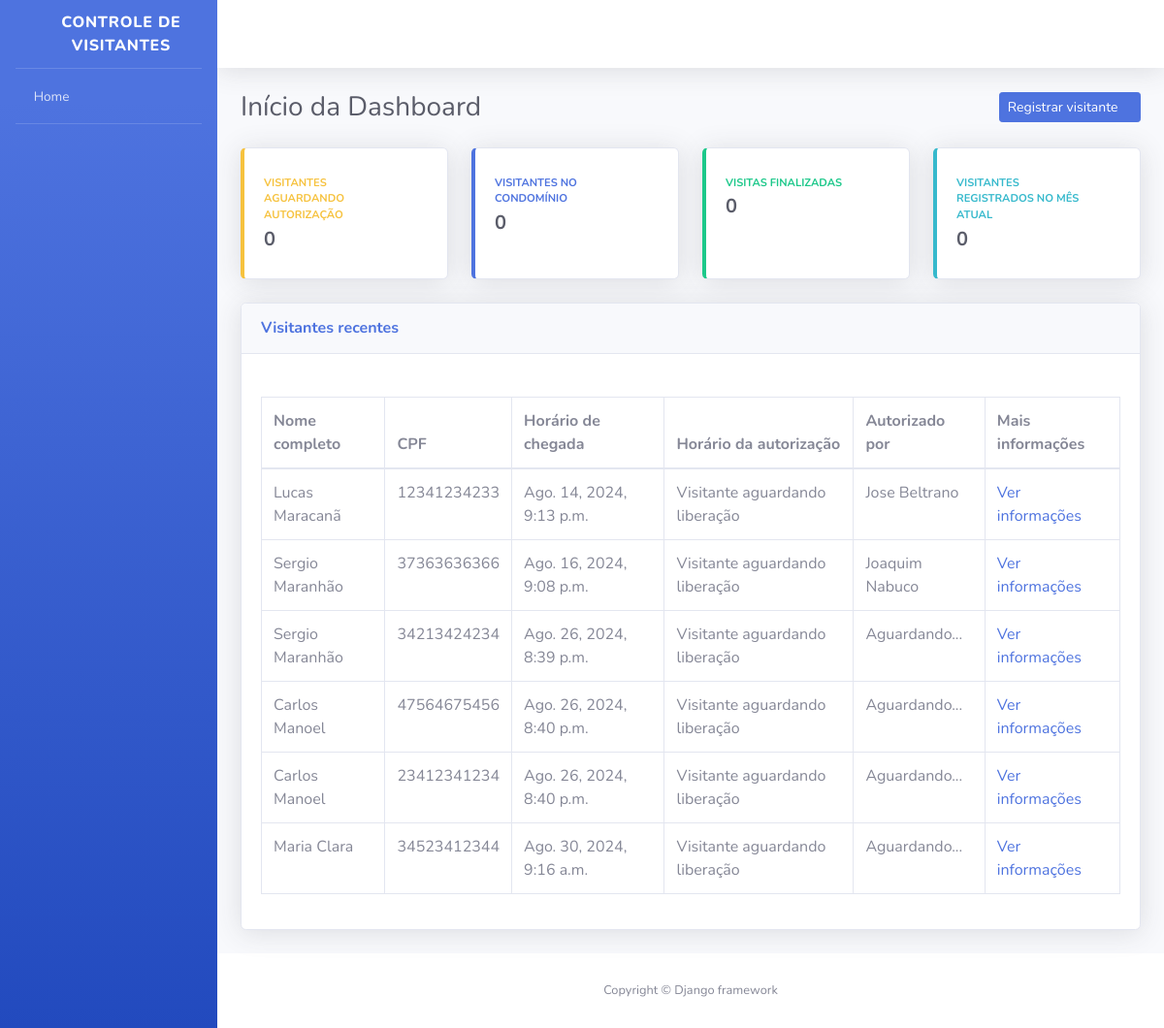
The app's page /, older data.
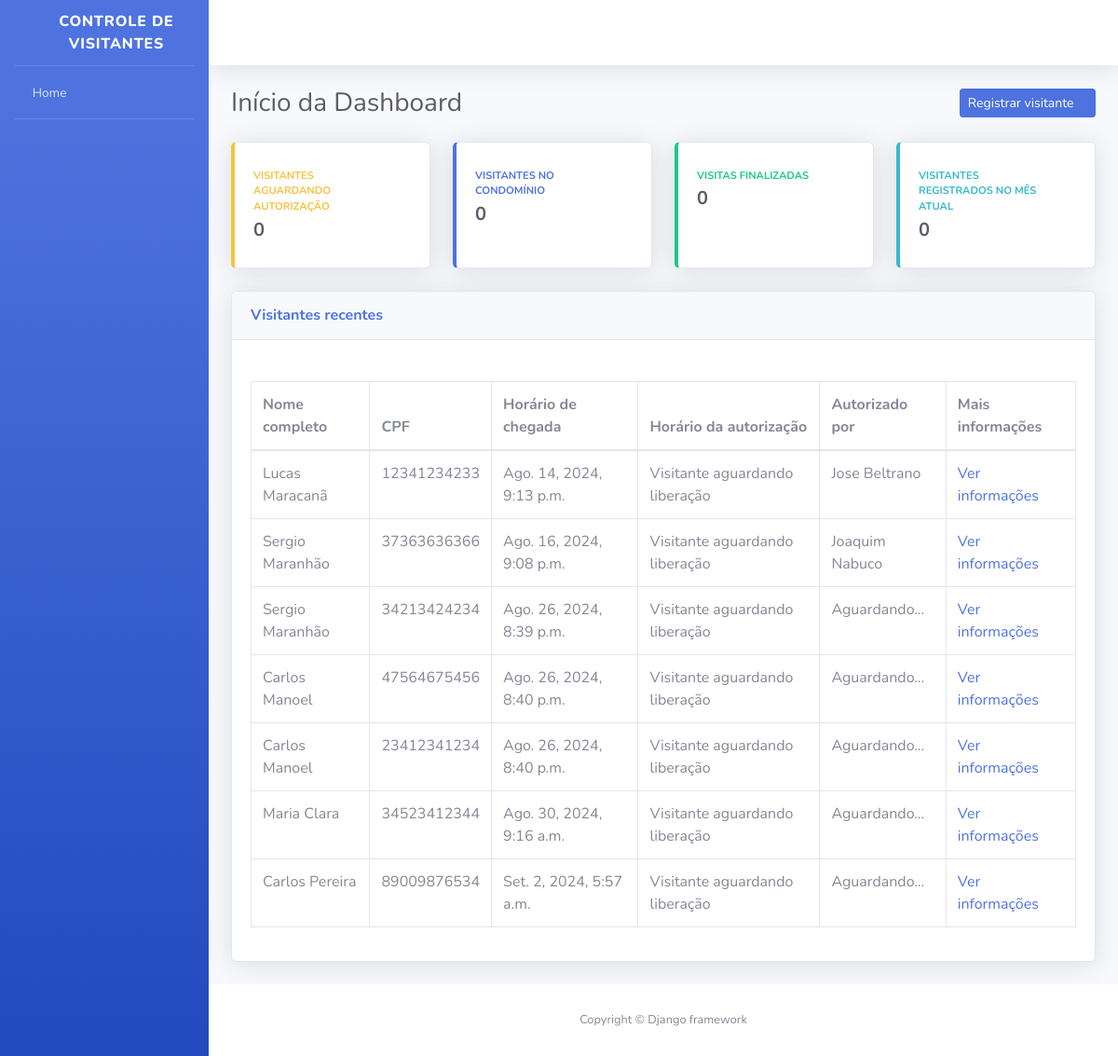
The same page, newer data.
### visitantes/models.py (models this page shows, shortened)
class Visitante(models.Model):
    STATUS_VISITANTE = [
        ("AGUARDANDO", "Aguardando autorização"),
        ("EM_VISITA", "Em visita"),
        ("FINALIZADO", "Visita finalizada"),
    ]
    status = models.CharField(
        verbose_name = "Status",
        max_length = 10,
        choices = STATUS_VISITANTE,
        default="AGUARDANDO"
    )
    registrado_por = models.ForeignKey(
        "porteiros.Porteiro",
        verbose_name="Porteiro responsável pelo registro",
        on_delete=models.PROTECT,
    )
    nome_completo = models.CharField(
        verbose_name="Nome Completo",
        max_length=150,
    )
    cpf = models.CharField(
        verbose_name="CPF",
        max_length=11,
    )
    data_nascimento = models.DateField(
        verbose_name="Data de Nascimento",
        auto_now_add=False,
        auto_now=False,
    )
    numero_casa = models.PositiveSmallIntegerField(
        verbose_name="Número da casa a ser visitada",
    )
    placa_veiculo = models.CharField(
        verbose_name="Placa do Veículo",
        max_length=7,
        blank=True,
        null=True,
    )
    horario_chegada = models.DateTimeField(
        verbose_name="Horário de Chegada na Portaria",
        auto_now_add=True,
    )
    horario_saida = models.DateTimeField(
        verbose_name="Horário de saída do condomínio",
        auto_now=False,
        blank=True,
        null=True,
    )
    horario_autorizacao = models.DateTimeField(
        verbose_name="Horário de Autorização de Entrada",
        auto_now=False,
        blank=True,
        null=True,
    )
    morador_responsavel = models.CharField(
        verbose_name="Nome do morador responsável por autorizar a entrada",
        max_length=50,
        blank=True,
    )
    def get_horario_autorizacao(self):
        if self.horario_autorizacao:
            return self.horario_autorizacao
        return "Visitante aguardando liberação"
    def get_morador_responsavel(self):
        if self.morador_responsavel:
            return self.morador_responsavel
        return "Aguardando..."
    class Meta:
        verbose_name="Visitante"
        verbose_name_plural="Visitantes"
        db_table="visitante"

### dashboard/views.py (the view)
# urls.py: path('', index, name="index"),
def index(request):
    todos_visitantes = Visitante.objects.all()
    context = {
        "nome_pagina": "Início da Dashboard",
        "todos_visitantes": todos_visitantes,
    }
    return render(request, "index.html", context)

### templates/index.html (shortened to what the changed rows need)
{% extends "base.html" %}
{% block conteudo %}
<div class="container-fluid">
    <div class="d-sm-flex align-items-center justify-content-between mb-4">
        <h1 class="h3 mb-0 text-gray-800">{{ nome_pagina }}</h1>
    </div>
    <div class="card shadow mb-4">
        <div class="card-body">
            <div class="table-responsive">
                <table class="table table-bordered">
                    <thead>
                        <th>Nome completo</th>
                        <th>CPF</th>
                        <th>Horário de chegada</th>
                        <th>Horário da autorização</th>
                        <th>Autorizado por</th>
                        <th>Mais informações</th>
                    </thead>
                    <tbody>
                        {% for variavel in todos_visitantes %}
                        <tr>
                            <td>{{ variavel.nome_completo }}</td>
                            <td>{{ variavel.cpf }}</td>
                            <td>{{ variavel.horario_chegada }}</td>
                            <td>{{ variavel.get_horario_autorizacao }}</td>
                            <td>{{ variavel.get_morador_responsavel }}</td>
                            <td>
                                <a href="{% url 'informacoes_visitante' id=variavel.id %}" >
                                    Ver informações
                                </a>
                            </td>
                        </tr>
                        {% endfor %}
                    </tbody>
                </table>
            </div>
        </div>
    </div>
</div>
{% endblock conteudo %}

Row changes from the older to the newer data that the page shows:
added Visitante: nome_completo "Carlos Pereira", cpf "89009876534", horario_chegada "Set. 2, 2024, 5:57 a.m.", get_horario_autorizacao "Visitante aguardando liberação", get_morador_responsavel "Aguardando..."
